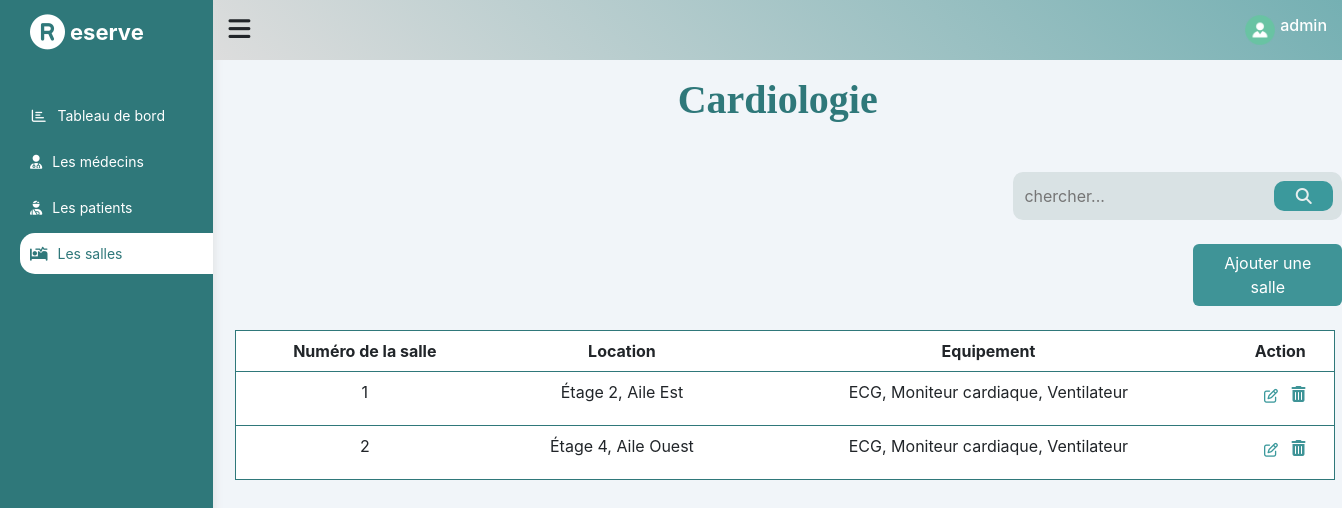
Screenshot of /listeSalle.php?sp=Cardiologie with the database file from the repository.
### tables this page shows
CREATE TABLE SalleOperation (
    NumSalle INT NOT NULL CHECK(NumSalle > 0),
    SpecialiteSalle VARCHAR(50) NOT NULL,
    Loc VARCHAR(50) NOT NULL,
    Equipement VARCHAR(150) NOT NULL,
    PRIMARY KEY (NumSalle)
);

### listeSalle.php (the view, shortened to what this page needs)
<!DOCTYPE html>
<html lang="en">
<head>
        <link href="https://cdn.jsdelivr.net/npm/bootstrap@5.3.0-alpha3/dist/css/bootstrap.min.css" rel="stylesheet">
    <link rel="stylesheet" href="css/index.css">
    </head>
<body>
   <div class="page">
      <div class="sidebar">
         <ul>
             <li>
                 <a href="#">
                      <i class="fa-sharp fa-solid fa-registered"></i>
                       <span>eserve</span>
                  </a>
              </li>
              <li>
                  <a href="dashboard.php">
                      <i class="fa-regular fa-chart-bar fa-fw"></i>
                      <span>Tableau de bord</span>
                  </a>
              </li>
               <li>
                  <a  href="indexMedecin.php">
                     <i class="fas fa-user-md"></i>
                      <span>Les médecins</span>
                  </a>
             </li>
              <li>
                  <a href="indexPatient.php">
                       <i class="fas fa-user-injured"></i>
                      <span>Les patients</span>
                  </a>
              </li>
              <li>
                  <a  class = "active" href="indexSalle.php">
                      <i class="fas fa-procedures"></i>
                     <span>Les salles</span>
                   </a>
               </li>
         </ul>
     </div>
     <div class="content">
       <div class="head">
          <div class="menu">
            <i class="fas fa-bars"></i>
          </div>
          <div class="user">
                <div class="user-info">
                <img src="images/usricon.png" id="usericon" alt="image">
                <h6 style="color:#ffff;">admin</h6>
                </div>
            </div>
        </div>
<div class="titre">
       <h1> <?php echo $_GET['sp']?></h1>
       </div>
        <div class="cnt-liste">
<br>
            <div class="searchbar" >
                <input placeholder="chercher..." id="searchBar" name="searchBar"
                type="text">
               <button> <i class="fa-solid fa-magnifying-glass glass"></i></button>
            </div>
            <br>
            <div class="button">
            <a class="btn  " style=" background-color:#3f9497; color:#ffff" href="createSalle.php?sp=<?php echo $_GET['sp']?>" role="button">Ajouter une salle</a>
            </div>
            <br>
            <table class="table">
                <thead>
                    <tr id="header">
                        <th>Numéro de la salle</th>
                        <th>Location</th>
                        <th>Equipement</th>
                        <th>Action</th>
                    </tr>
                </thead>
                <tbody>
                <?php
    include "connection.php";
        $sql = "SELECT * FROM SalleOperation WHERE SpecialiteSalle = '" . $_GET['sp'] . "'";
        $stmt = $pdo->query($sql);
        while ($row = $stmt->fetch(PDO::FETCH_ASSOC)) {
            echo "
                <tr class='tr'>
                    <td>{$row['NumSalle']}</td>
                    <td>{$row['Loc']}</td>
                    <td>{$row['Equipement']}</td>
                    <td>
                        <a class='btn  btn-sm' style='color:#3b999c' href='modificationSalle.php?sp={$_GET['sp']}&num={$row['NumSalle']}'>
                        <i class='fa fa-edit '></i>
                        </a>
                        <i class='fa fa-trash  ' style='color:#3f9497' data-bs-toggle='modal'
                        data-bs-target='#exampleModal".$row['NumSalle']."'>
                        </i>
                    </td>
                </tr>
                <div class='modal fade' id='exampleModal".$row['NumSalle']."' role='dialog'>
                <div class='modal-dialog'>
                <div class='modal-content'>
                  <div class='modal-body'>
                      <p>etes vous sur de vouloir supprimer cette salle?</p>
                  </div>
                  <div class='modal-footer'>
                      <button type='button' class='btn'style=' background-color:#c1dce6; color:#3f9497' data-bs-dismiss='modal'>annuler</button>
                      <a href='suppressionSalle.php?deleteid={$row['NumSalle']}&sp={$_GET['sp']}'>
                          <button class='btn' style='background-color:#3f9497; color:#ffff' type='button'> Confirmer</button>
                      </a>
                  </div>
                  </div>
                </div>
              </div>
            ";
        }
?>
                </tbody>
            </table>
        </div>
    </div>
</body>
</html>

### css/index.css (style rules this page uses)
:root { --main-color: #2f787a; --second-color: #7facad; }
* { box-sizing: border-box; font-family: 'Inter', sans-serif; }
body { margin: 0; }
a { text-decoration: none; }
ul { list-style: none; padding: 0; }
.page { display: flex; background-color: #f1f5f9; min-height: 100vh; }
.content { width: 100%; overflow: hidden; transition: 0.5s; -webkit-transition: 0.5s; -moz-transition: 0.5s; -ms-transition: 0.5s; -o-transition: 0.5s; }
.content .head { background: linear-gradient(45deg, #ddd,#75b0b3); padding: 15px; display: flex; justify-content: space-between; align-items: center; }
.content .head .menu i { cursor: pointer; font-size: 25px; }
.content .head img { width: 30px; height: 30px; }
.content .head .user-info { display: flex; align-items: center; }
.content .head .user-info img { margin-right: 5px; cursor: pointer; }
.sidebar { background-color: var(--main-color); padding-left: 20px; position: relative; width: 250px; box-shadow: 0 0 10px #ddd; transition: 0.5s; -webkit-transition: 0.5s; -moz-transition: 0.5s; -ms-transition: 0.5s; -o-transition: 0.5s; }
.sidebar ul { margin-top: 0; }
.sidebar ul li:nth-child(1) { margin-bottom: 30px; margin-top: 5px; pointer-events: none; text-align: center; display: flex; align-items: center; }
.sidebar ul li:nth-child(1) i { font-size: 35px; }
.sidebar ul li:nth-child(1) span { margin-left: 5px; }
.sidebar ul li a { display: flex; align-items: center; font-size: 14px; padding: 10px; margin-bottom: 5px; color: white; border-top-left-radius: 15px; border-bottom-left-radius: 15px; transition: 0.3s; -webkit-transition: 0.3s; -moz-transition: 0.3s; -ms-transition: 0.3s; -o-transition: 0.3s; }
.sidebar ul li a { transition: 0.3s; margin-bottom: 5px; }
.sidebar ul li a:hover, .sidebar ul li a.active { background-color: white; color: var(--main-color); }
.sidebar ul li a span { font-size: 14px; margin-left: 10px; }
.sidebar ul li:nth-child(1) span { font-size: 22px; font-weight: bold; }
.table { position: absolute; transform: translate(2%,0%); border-collapse: collapse; width: 1100px; height: 150px; border: 1px solid #2f787a; }
.button { margin-left: 980px; }
tr { transition: all .2 ease-in; cursor: pointer; }
th, td { padding: 12px; text-align: left; border-bottom: 1px solid #2f787a; text-align: center; align-items: center; }
#header { background-color: #2f787a; color: #ddd; }
.button { align-items: end; }
.searchbar { background-color: #d9e2e4; border-radius: 10px; padding: 9px; display: flex; align-items: center; justify-content: space-around; margin-left: 800px; }
input { border: none; outline: none; background: none; }
.searchbar button { color: #e7eeee; background: #3b999c; top: 5px; border-radius: 10px; height: 30px; width: 80px; right: -20px; border: none; top: 5px; }
.titre h1 { text-align: center; font-weight: 700; box-sizing: border-box; font-family: 'PT Sans'; font-size: 40px; font-style: inherit; line-height: 2; color: #2f787a; }

### rows the page displays
salleoperation: NumSalle "1", Loc "Étage 2, Aile Est", Equipement "ECG, Moniteur cardiaque, Ventilateur"
salleoperation: NumSalle "2", Loc "Étage 4, Aile Ouest", Equipement "ECG, Moniteur cardiaque, Ventilateur"

### other values shown
$_GET['sp'] "Cardiologie"
